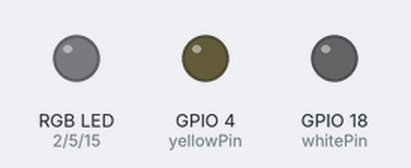
A sketch run on a simulated ESP32. Shown: an RGB LED mixed from three pins (HIGH = lit), output pins drawn as LEDs (lit = HIGH).

Above: at 0.15 s.
Timing chart, 0 to 1.6 s (numbered marks = the images above):
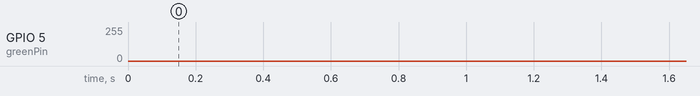

The sketch:

ESP32-LED-Fade-Loop.ino.ino
```cpp
#include <Arduino.h>

// LED Pins
const int redPin    = 2;   // G2
const int yellowPin = 4;   // G4
const int greenPin  = 5;   // G5
const int bluePin   = 15;  // G15
const int whitePin  = 18;  // G18

// PWM Channels
const int redChannel    = 0;
const int yellowChannel = 1;
const int greenChannel  = 2;
const int blueChannel   = 3;
const int whiteChannel  = 4;

// PWM Config
const int freq = 50000;
const int resolution = 8; // 8-bit: values 0–255

void setup() {
  // Set up each LED for PWM
  ledcSetup(redChannel, freq, resolution);
  ledcAttachPin(redPin, redChannel);

  ledcSetup(yellowChannel, freq, resolution);
  ledcAttachPin(yellowPin, yellowChannel);

  ledcSetup(greenChannel, freq, resolution);
  ledcAttachPin(greenPin, greenChannel);

  ledcSetup(blueChannel, freq, resolution);
  ledcAttachPin(bluePin, blueChannel);

  ledcSetup(whiteChannel, freq, resolution);
  ledcAttachPin(whitePin, whiteChannel);

  ledcSetup(blueChannel, freq, resolution);
  ledcAttachPin(bluePin, blueChannel);

  ledcSetup(greenChannel, freq, resolution);
  ledcAttachPin(greenPin, greenChannel);

  ledcSetup(yellowChannel, freq, resolution);
  ledcAttachPin(yellowPin, yellowChannel);

  ledcSetup(redChannel, freq, resolution);
  ledcAttachPin(redPin, redChannel);

}

void loop() {
  // Fade in and out each LED one by one
  fadeLED(redChannel);
  fadeLED(yellowChannel);
  fadeLED(greenChannel);
  fadeLED(blueChannel);
  fadeLED(whiteChannel);
  fadeLED(blueChannel);
  fadeLED(greenChannel);
  fadeLED(yellowChannel);
  fadeLED(redChannel);
}

// Function to fade a single LED
void fadeLED(int channel) {
  // Fade in
  for (int brightness = 0; brightness <= 255; brightness++) {
    ledcWrite(channel, brightness);
    delay(3);
  }
  // Fade out
  for (int brightness = 255; brightness >= 0; brightness--) {
    ledcWrite(channel, brightness);
    delay(3);
  }
}
```
